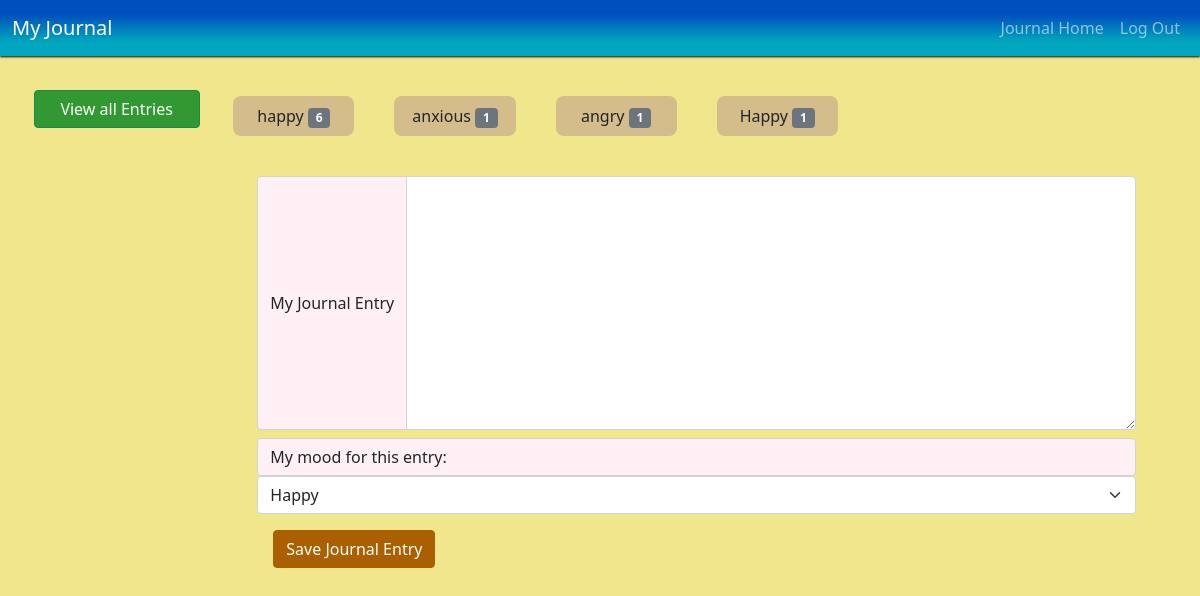
The app's page / (signed in) with its own data.
### tables this page shows
CREATE TABLE 'entries' ('id' INTEGER PRIMARY KEY AUTOINCREMENT NOT NULL, 'username' TEXT NOT NULL, 'entry' TEXT, 'mood' TEXT, 'date' DATE, 'fDate' TEXT);

### app.py (the view)
@app.route('/')
def index():
    with alcSession(engine) as conn:
        statement = text("SELECT mood FROM entries WHERE username = '1'")  # for easy testing, using username '1'
        rows = conn.execute(statement)
        rows = rows.all()
        total_moods = {}
        for row in rows:
            total_moods.setdefault(row[0], 0)
            total_moods[row[0]] += 1
    return render_template('index.html', moods=total_moods)

### app.py (called while the page is built)
@app.after_request
def after_request(response):
    response.headers["Cache-Control"] = "no-cache, no-store, must-revalidate"
    response.headers["Expires"] = 0
    response.headers["Pragma"] = "no-cache"
    return response

### templates/index.html (shortened to what this page needs)
{% extends "layout.html" %}
{% block main %}
<main class='container-fluid journal-container'>
  <div class='row'>
    <div class='col-md-2'>
      <nav class="flex-column nav nav-menu">
        <button id='all-entries-btn' class='menu-btn btn btn-success'>View all Entries</button>
      </nav>
    </div>
    <div class='col-md-10'>
      <div class='row' id='mood-row'>
        {% for mood, num in moods.items() %}
        <div class='col-md-2'>
          <p class='mood-btn'>{{ mood }}
            <span class="badge bg-secondary">{{ num }}</span>
          </p>
        </div>
        {% endfor %}
      </div>
      <div class='container'>
        <div class='row'>
          <div class='col-md-12'>
            <form action="/journal" method="post" id='journal-form'>
              <div class="input-group">
                <span class="input-group-text" id='journal-desc' >My Journal Entry</span>
                <textarea name='journal-entry' class="form-control" aria-label="my journal entry" rows=10></textarea>
              </div>
              <span class="input-group-text" id='mood-desc'>My mood for this entry:</span>
              <select name='mood-select' class="form-select" aria-label="Default select example">
                <option defaultValue>Happy</option>
              </select>
              <div class='btn-container'>
                <button class='btn-primary btn' id='save-btn'>
                  Save Journal Entry
                </button>
              </div>
            </form>
          </div>
        </div>
      </div>
    </div>
  </div>
</main>
{% endblock %}

### records on screen
entries: mood "happy", num "6"
entries: mood "anxious", username "1"
entries: mood "angry", username "1"
entries: mood "Happy", username "1"
